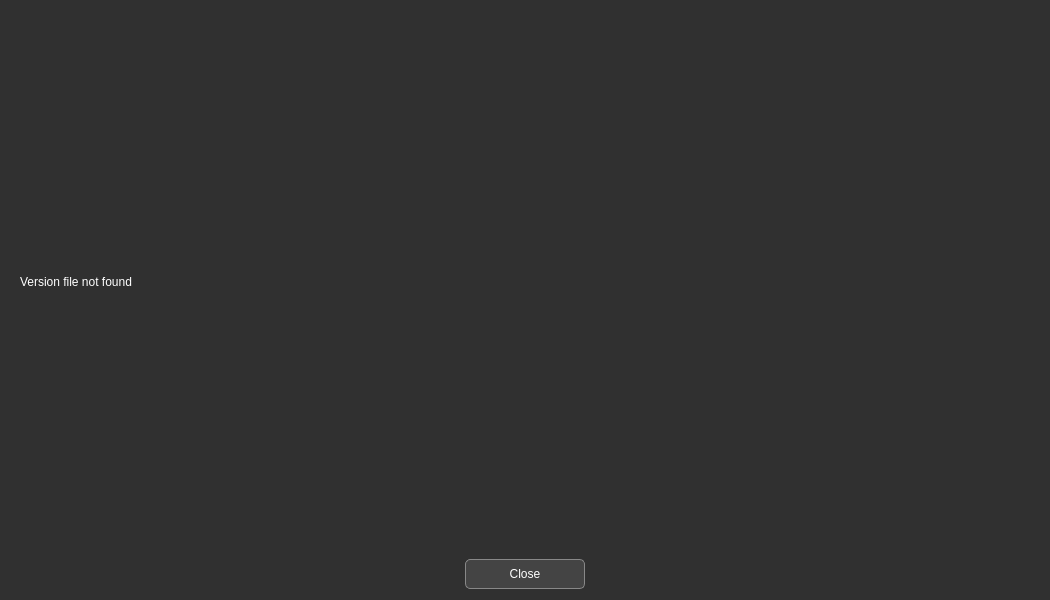
<?xml version="1.0" encoding="UTF-8"?>
<ui version="4.0">
 <class>VersionDialog</class>
 <widget class="QDialog" name="VersionDialog">
  <property name="geometry">
   <rect>
    <x>0</x>
    <y>0</y>
    <width>1050</width>
    <height>600</height>
   </rect>
  </property>
  <property name="sizePolicy">
   <sizepolicy hsizetype="Fixed" vsizetype="Fixed">
    <horstretch>0</horstretch>
    <verstretch>0</verstretch>
   </sizepolicy>
  </property>
  <property name="minimumSize">
   <size>
    <width>1050</width>
    <height>600</height>
   </size>
  </property>
  <property name="maximumSize">
   <size>
    <width>1050</width>
    <height>600</height>
   </size>
  </property>
  <property name="windowTitle">
   <string>KB2D Laser Harp Interface - What's new in this version?</string>
  </property>
  <property name="styleSheet">
   <string notr="true">QMenuBar::item {background:#333333; color:#e0e0e0;}
QMenuBar::item:selected {background:#505050;}
QMenuBar::item:!enabled{background:#333333;color:#808080;}
QMenu::item:selected {background:#505050;}
QMenu::item:!enabled {background:#333333;color:#808080;}
QWidget {background-color:#303030; color:white;border:0px;}
QComboBox {background-color:#4A4A4A;}
QComboBox:hover{background-color:#405080;}
QComboBox:!enabled{background-color:#202020;color:#808080;}
QPushButton{background-color:#444;border:1px solid #888;width:80px; height:20px;border-radius:5px;}
QPushButton:!enabled{background-color:#202020;color:#808080}
QPushButton:hover{background-color:#405080;}
QPushButton:pressed {background:#505020;border:1px inset #222;}
QCheckBox:!enabled{color:#808080;}
QCheckBox::indicator:!enabled{background-color:#808080;color:#808080;}
QGroupBox{border:1px solid #407090; color:#407090;}
QSpinBox:!enabled {color:#777;}
QDoubleSpinBox:!enabled {color:#777;}
QGroupBox {background-color: rgba(60, 60, 60, 100);}
QLabel {background-color: rgba(0, 0, 0, 0);}
QLineEdit {border:1px solid #888;}</string>
  </property>
  <layout class="QGridLayout" name="gridLayout">
   <item row="1" column="3">
    <spacer name="horizontalSpacer_2">
     <property name="orientation">
      <enum>Qt::Horizontal</enum>
     </property>
     <property name="sizeHint" stdset="0">
      <size>
       <width>40</width>
       <height>20</height>
      </size>
     </property>
    </spacer>
   </item>
   <item row="1" column="2">
    <widget class="QPushButton" name="closePushButton">
     <property name="sizePolicy">
      <sizepolicy hsizetype="Fixed" vsizetype="Fixed">
       <horstretch>1</horstretch>
       <verstretch>1</verstretch>
      </sizepolicy>
     </property>
     <property name="minimumSize">
      <size>
       <width>120</width>
       <height>30</height>
      </size>
     </property>
     <property name="text">
      <string>Close</string>
     </property>
    </widget>
   </item>
   <item row="1" column="1">
    <spacer name="horizontalSpacer">
     <property name="orientation">
      <enum>Qt::Horizontal</enum>
     </property>
     <property name="sizeHint" stdset="0">
      <size>
       <width>40</width>
       <height>20</height>
      </size>
     </property>
    </spacer>
   </item>
   <item row="0" column="1" colspan="3">
    <widget class="QScrollArea" name="scrollArea">
     <property name="horizontalScrollBarPolicy">
      <enum>Qt::ScrollBarAlwaysOff</enum>
     </property>
     <property name="widgetResizable">
      <bool>true</bool>
     </property>
     <widget class="QWidget" name="scrollAreaWidgetContents">
      <property name="geometry">
       <rect>
        <x>0</x>
        <y>0</y>
        <width>1032</width>
        <height>546</height>
       </rect>
      </property>
      <layout class="QGridLayout" name="gridLayout_2">
       <item row="0" column="0">
        <widget class="QLabel" name="label">
         <property name="text">
          <string>Version file not found</string>
         </property>
        </widget>
       </item>
      </layout>
     </widget>
    </widget>
   </item>
  </layout>
 </widget>
 <resources/>
 <connections/>
</ui>
